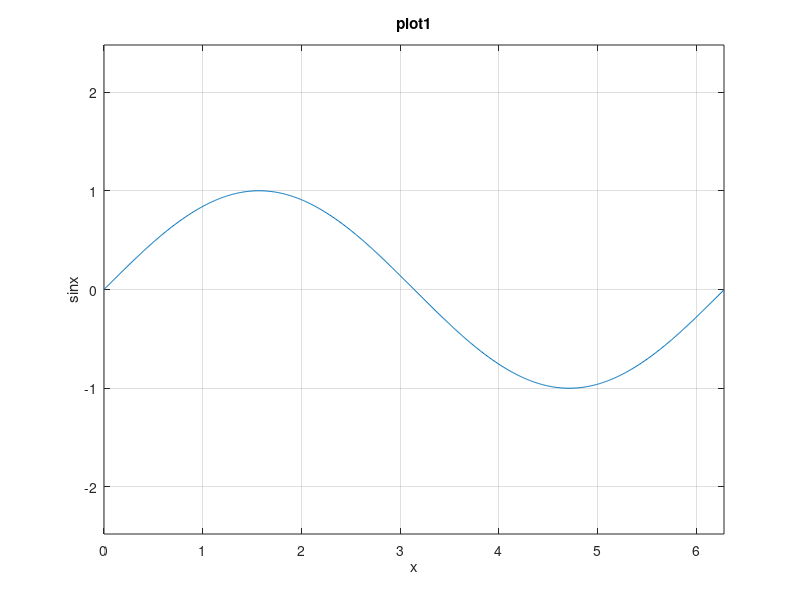
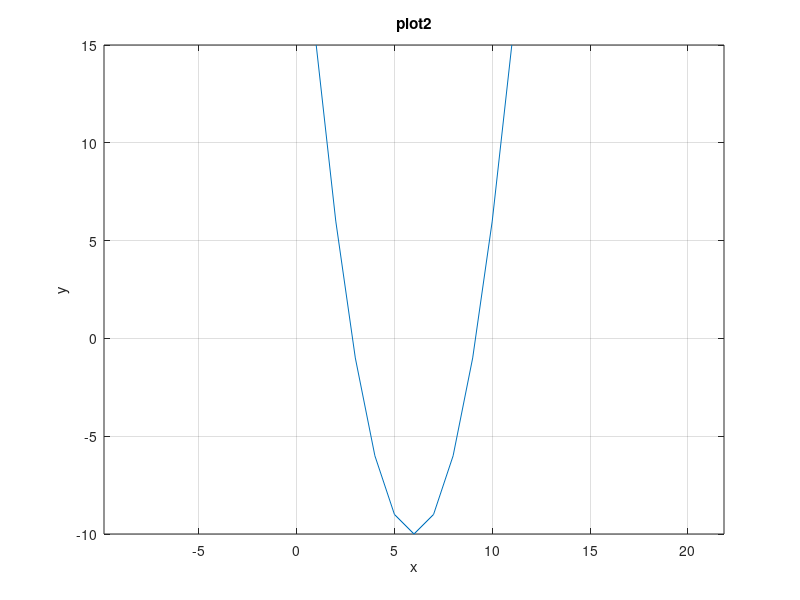
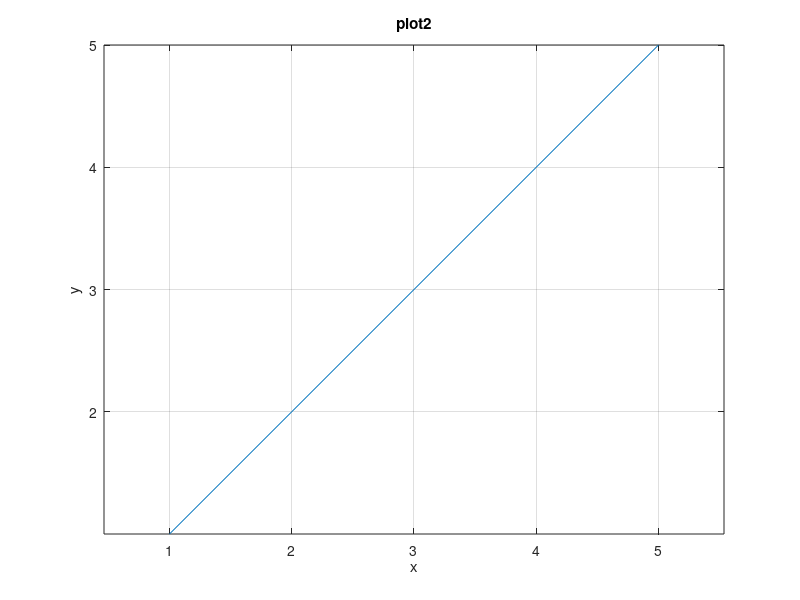

Reproduce these figures in MATLAB, in order.
x1 = [0:0.01:2*pi]; # [from : increase by : to]
y1 = sin(x1);
figure(1);
plot(x1, y1), xlabel('x'), ylabel('sinx'), title('plot1'), grid on, axis equal

x2 = [0:1:10];
y2 = x2.^2 - 10.*x2 + 15;
figure(2);
plot(y2), xlabel('x'), ylabel('y'), title('plot2'), grid on, axis equal

n = [-2:0.5:2];
h = [1,2,3,4,5];
figure(3);
plot(h), xlabel('x'), ylabel('y'), title('plot2'), grid on, axis equal